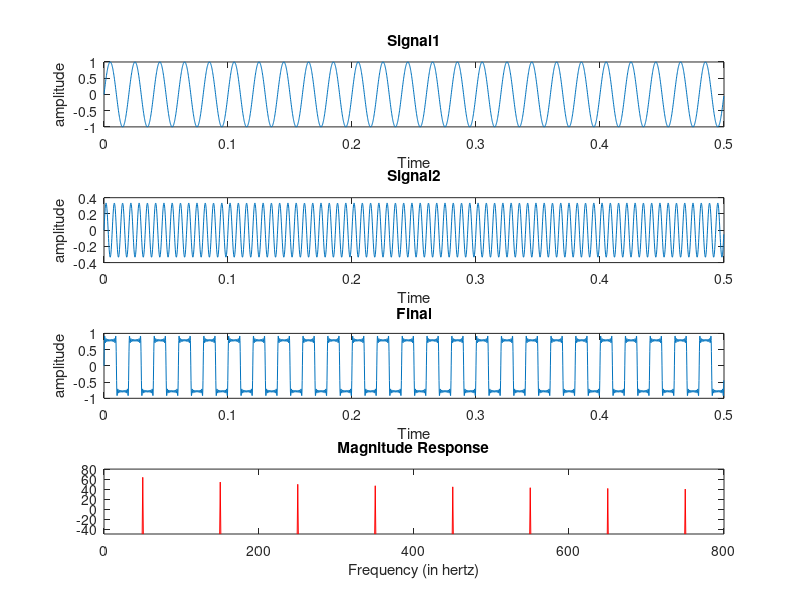

The MATLAB script that drew this image:
%%Time specifications:
Fs = 6000;                      % samples per second
t = 0:1/Fs:0.5-1/Fs;
N = length(t);

%%Frequency specifications:
f = (-N/2:N/2-1)*Fs/N;           % hertz

%%Sine wave:
Fc = 50;                       % hertz
x = sin(2*pi*Fc*t);
x1 = (1/3)*sin(2*pi*3*Fc*t);
x2 = (1/5)*sin(2*pi*5*Fc*t);
x3 = (1/7)*sin(2*pi*7*Fc*t);
x4 = (1/9)*sin(2*pi*9*Fc*t);
x5 = (1/11)*sin(2*pi*11*Fc*t);
x6 = (1/13)*sin(2*pi*13*Fc*t);
x7 = (1/15)*sin(2*pi*15*Fc*t);
x8 = (1/17)*sin(2*pi*17*Fc*t);

final_x=x+x1+x2+x3+x4+x5+x6+x7+x8

%Fourier Transform:
y = fftshift(fft(final_x,N));


%%Plot the spectrum:
figure;
subplot(4,1,1) 
plot(t,x)
xlabel('Time');
ylabel('amplitude');
title('Signal1');
subplot(4,1,2) 
plot(t,x1)
xlabel('Time');
ylabel('amplitude');
title('Signal2');
subplot(4,1,3) 
plot(t,final_x)
xlabel('Time');
ylabel('amplitude');
title('Final');
subplot(4,1,4) 
plot(f,20*log10(abs(y)),'r');
xlabel('Frequency (in hertz)');
title('Magnitude Response');
axis([0 800 -50 80]);
